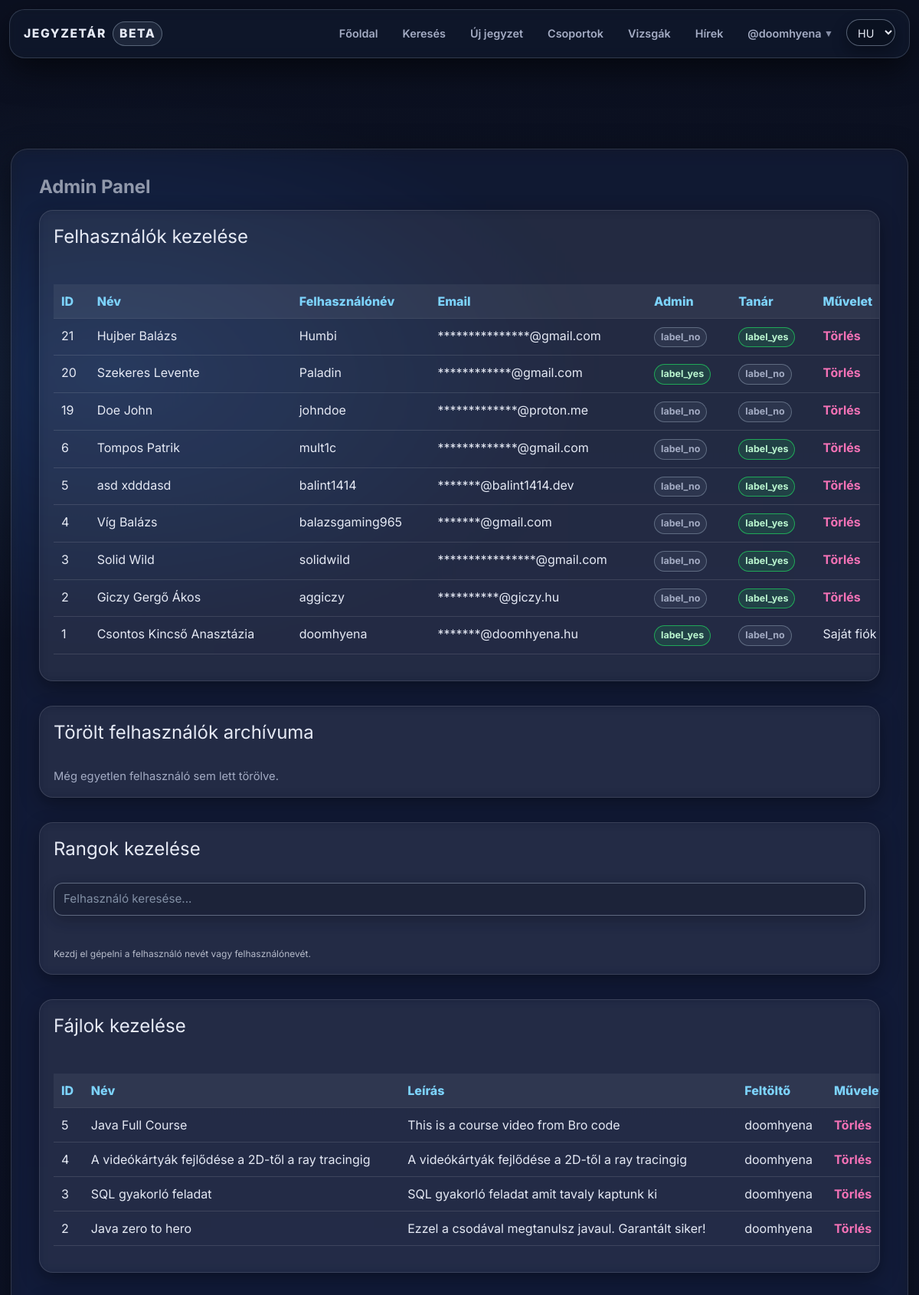
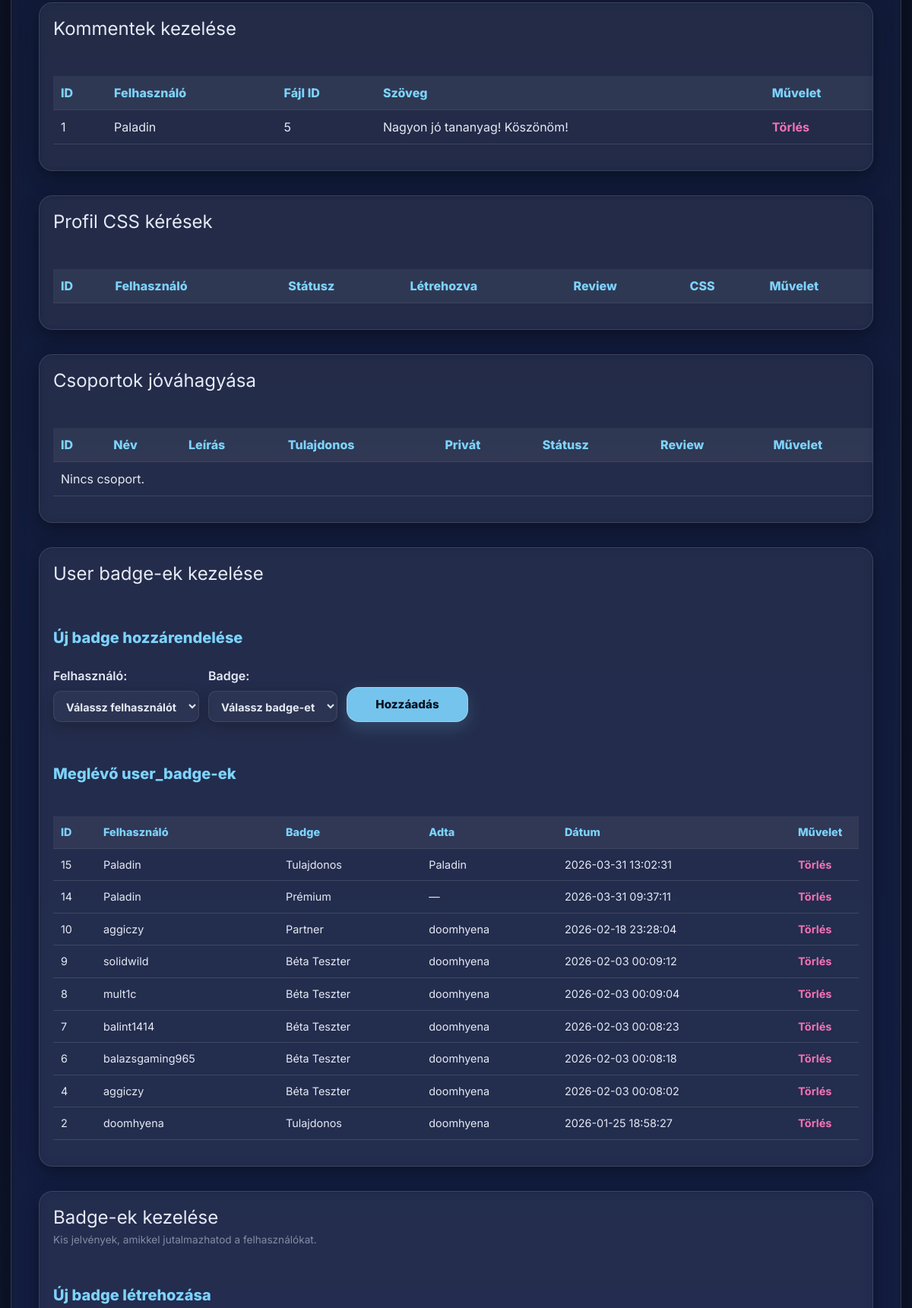
/admin_panel.php (signed in, upper part), run on the app's committed database (2 pictures, top to bottom).
### tables this page shows
CREATE TABLE `users` (
  `id` int(11) NOT NULL,
  `lastname` varchar(100) DEFAULT NULL,
  `firstname` varchar(100) DEFAULT NULL,
  `username` varchar(50) NOT NULL,
  `birthdate` date DEFAULT NULL,
  `gender` varchar(10) DEFAULT NULL,
  `email` varchar(50) NOT NULL,
  `profile_picture` varchar(255) DEFAULT NULL,
  `password` varchar(255) NOT NULL,
  `security_question` varchar(255) NOT NULL,
  `security_answer` varchar(255) NOT NULL,
  `admin` tinyint(1) NOT NULL,
  `teacher` tinyint(1) NOT NULL,
  `registration_date` datetime DEFAULT NULL,
  `language` varchar(5) NOT NULL DEFAULT 'hu',
  `oauth_provider` varchar(20) DEFAULT NULL,
  `oauth_sub` varchar(191) DEFAULT NULL,
  `email_verified` tinyint(1) NOT NULL DEFAULT 0,
  `bio` text DEFAULT NULL,
  `profile_theme` varchar(32) NOT NULL DEFAULT 'default',
  `twofa_enabled` tinyint(1) NOT NULL DEFAULT 0,
  `used_reg_code` varchar(64) DEFAULT NULL,
  `used_reg_code_at` datetime DEFAULT NULL,
  `show_fullname` tinyint(1) NOT NULL DEFAULT 1,
  `show_email` tinyint(1) NOT NULL DEFAULT 0,
  `show_birthdate` tinyint(1) NOT NULL DEFAULT 0
);

CREATE TABLE `files` (
  `id` int(11) NOT NULL,
  `uploaded_by` int(11) DEFAULT NULL,
  `name` varchar(255) NOT NULL,
  `file_name` varchar(255) NOT NULL,
  `description` text DEFAULT NULL,
  `file_path` varchar(255) NOT NULL,
  `tags` varchar(255) NOT NULL,
  `tn_name` varchar(255) DEFAULT NULL,
  `file_size` bigint(20) UNSIGNED DEFAULT NULL,
  `download_count` int(11) NOT NULL DEFAULT 0,
  `content_text` longtext DEFAULT NULL,
  `edu_stage` enum('hs','uni') DEFAULT NULL,
  `edu_level` tinyint(4) DEFAULT NULL,
  `external_url` varchar(255) NOT NULL,
  `content_type` enum('file','note','','') NOT NULL,
  `note_markdown` mediumtext NOT NULL,
  `note_excerpt` varchar(255) NOT NULL
);

CREATE TABLE `comments` (
  `id` int(11) NOT NULL,
  `userid` int(11) NOT NULL,
  `postid` int(11) NOT NULL,
  `text` varchar(1000) NOT NULL
);

CREATE TABLE `user_badges` (
  `id` int(11) NOT NULL,
  `user_id` int(11) NOT NULL,
  `badge_id` int(11) NOT NULL,
  `granted_by` int(11) DEFAULT NULL,
  `granted_at` datetime NOT NULL DEFAULT current_timestamp()
);

CREATE TABLE `badges` (
  `id` int(11) NOT NULL,
  `name` varchar(64) NOT NULL,
  `slug` varchar(64) NOT NULL,
  `description` varchar(255) DEFAULT NULL,
  `icon` varchar(16) DEFAULT NULL
);

### admin_panel.php (the view, shortened to what the rows shown need)
<?php
    require_once "assets/php/db.php";
    require_once "assets/php/lang.php";
    require_once "assets/php/functions.php";
    $userId = (int)auth_user_id();
    $result = db_query($conn, "SELECT * FROM users WHERE id = ? LIMIT 1", "i", [$userId]);
    $current_user = $result->fetch_assoc();
?>
<!DOCTYPE html>
<html lang="hu">
<head>
    <link rel="stylesheet" href="assets/css/styles.css">
    <script src="https://cdn.jsdelivr.net/npm/@tailwindcss/browser@4"></script>
</head>
<body class="no-ads admin-page">
<?php
    include 'assets/php/navbar.php';
    $users = $conn->query("SELECT * FROM users ORDER BY id DESC");
    $files = $conn->query("SELECT * FROM files ORDER BY id DESC");
    $comments = $conn->query("SELECT comments.*, users.username FROM comments LEFT JOIN users ON comments.userid=users.id ORDER BY comments.id DESC");
    $user_badges = $conn->query("SELECT ub.*, u.username, b.name AS badge_name FROM user_badges ub JOIN users u ON ub.user_id = u.id JOIN badges b ON ub.badge_id = b.id ORDER BY ub.id DESC");
?>
<div class="main w-full max-w-7xl mx-auto px-4 md:px-6 lg:px-8 py-6">
    <h1 class="text-2xl md:text-3xl lg:text-4xl mb-6"><?= t('admin_panel_title') ?></h1>
    <section class="card p-4 md:p-6 mb-6 overflow-x-auto">
        <h2 class="text-xl md:text-2xl mb-4"><?= t('admin_users_title') ?></h2>
        <table>
            <tr>
                <th><?= t('admin_user_id') ?></th><th><?= t('admin_user_name') ?></th><th><?= t('admin_user_username') ?></th><th><?= t('admin_user_email') ?></th><th><?= t('admin_user_admin') ?></th><th><?= t('admin_user_teacher') ?></th><th><?= t('admin_user_action') ?></th>
            </tr>
            <?php while($user = $users->fetch_assoc()) { ?>
                <tr>
                    <td><?= $user['id'] ?></td>
                    <td><?= htmlspecialchars($user['lastname'] . ' ' . $user['firstname']) ?></td>
                    <td><?= htmlspecialchars($user['username']) ?></td>
                    <td><?= htmlspecialchars(mask_email($user['email'])) ?></td>
                    <td>
                        <?php if ($user['admin'] == 1): ?>
                            <span class="badge badge-active"><?= t('label_yes') ?></span>
                        <?php else: ?>
                            <span class="badge badge-inactive"><?= t('label_no') ?></span>
                        <?php endif; ?>
                    </td>
                    <td>
                        <?php if ($user['teacher'] == 1): ?>
                            <span class="badge badge-active"><?= t('label_yes') ?></span>
                        <?php else: ?>
                            <span class="badge badge-inactive"><?= t('label_no') ?></span>
                        <?php endif; ?>
                    </td>
                    <td>
                        <?php if ($user['id'] != $current_user['id']) { ?>
                            <a href="?delete_type=user&delete_id=<?= $user['id'] ?>" onclick="return confirm('<?= t('admin_confirm_delete_user') ?>')"><?= t('btn_delete') ?></a>
                        <?php } else { ?>
                            <?= t('admin_user_own_account') ?>
                        <?php } ?>
                    </td>
                </tr>
            <?php } ?>
        </table>
    </section>
    <section class="card p-4 md:p-6 mb-6" id="deleted-users">
        <h2 class="text-xl md:text-2xl mb-4"><?= t('admin_deleted_users_title') ?></h2>
    </section>
	<section class="card p-4 md:p-6 mb-6">
		<h2 class="text-xl md:text-2xl mb-4"><?= t('admin_roles_title') ?></h2>
	</section>
    <section class="card p-4 md:p-6 mb-6 overflow-x-auto">
        <h2 class="text-xl md:text-2xl mb-4"><?= t('admin_files_title') ?></h2>
        <table>
            <tr>
                <th><?= t('admin_file_id') ?></th><th><?= t('admin_file_name') ?></th><th><?= t('admin_file_description') ?></th><th><?= t('admin_file_uploader') ?></th><th><?= t('admin_file_action') ?></th>
            </tr>
            <?php while($f = $files->fetch_assoc()) {
                $uploaderUsername = 'Ismeretlen';
                if (!empty($f['uploaded_by'])) {
                    $uid = (int)$f['uploaded_by'];
                    $uploaderRes = db_query($conn, "SELECT username FROM users WHERE id = ? LIMIT 1", "i", [$uid]);
                    $uploaderRow = $uploaderRes ? $uploaderRes->fetch_assoc() : null;
                    if ($uploaderRow && isset($uploaderRow['username'])) {
                        $uploaderUsername = $uploaderRow['username'];
                    }
                }
                ?>
                <tr>
                    <td><?= $f['id'] ?></td>
                    <td><?= htmlspecialchars($f['name']) ?></td>
                    <td><?= htmlspecialchars($f['description']) ?></td>
                    <td><?= htmlspecialchars($uploaderUsername) ?></td>
                    <td>
                        <a href="?delete_type=file&delete_id=<?= $f['id'] ?>" onclick="return confirm('<?= t('admin_confirm_delete_file') ?>')"><?= t('btn_delete') ?></a>
                    </td>
                </tr>
            <?php } ?>
        </table>
    </section>
    <section class="card p-4 md:p-6 mb-6 overflow-x-auto">
        <h2 class="text-xl md:text-2xl mb-4"><?= t('admin_comments_title') ?></h2>
        <table>
            <tr>
                <th><?= t('admin_comment_id') ?></th><th><?= t('admin_comment_user') ?></th><th><?= t('admin_comment_file_id') ?></th><th><?= t('admin_comment_text') ?></th><th><?= t('admin_comment_action') ?></th>
            </tr>
            <?php while($c = $comments->fetch_assoc()) { ?>
                <tr>
                    <td><?= $c['id'] ?></td>
                    <td><?= htmlspecialchars($c['username']) ?></td>
                    <td><?= $c['postid'] ?></td>
                    <td><?= htmlspecialchars($c['text']) ?></td>
                    <td>
                        <a href="?delete_type=comment&delete_id=<?= $c['id'] ?>" onclick="return confirm('<?= t('admin_confirm_delete_comment') ?>')"><?= t('btn_delete') ?></a>
                    </td>
                </tr>
            <?php } ?>
        </table>
    </section>
    <section class="card p-4 md:p-6 mb-6 overflow-x-auto">
        <h2 class="text-xl md:text-2xl mb-4"><?= t('admin_css_requests_title') ?></h2>
        <table>
            <tr>
                <th>ID</th>
                <th><?= t('admin_user_badges_user') ?></th>
                <th><?= t('admin_group_status') ?></th>
                <th><?= t('admin_invite_code_created') ?></th>
                <th>Review</th>
                <th>CSS</th>
                <th><?= t('admin_reports_action') ?></th>
            </tr>
        </table>
    </section>
	<section class="card p-4 md:p-6 mb-6 overflow-x-auto">
    <h2 class="text-xl md:text-2xl mb-4"><?= t('admin_groups_title') ?></h2>
    <table>
        <tr>
            <th>ID</th>
            <th><?= t('admin_group_name') ?></th>
            <th><?= t('admin_group_description') ?></th>
            <th><?= t('admin_group_owner') ?></th>
            <th><?= t('admin_group_private') ?></th>
            <th><?= t('admin_group_status') ?></th>
            <th>Review</th>
            <th><?= t('admin_reports_action') ?></th>
        </tr>
    </table>
	</section>
    <section class="card p-4 md:p-6 mb-6">
        <h2 class="text-xl md:text-2xl mb-4"><?= t('admin_user_badges_title') ?></h2>
        <div class="badge-table-wrap">
            <table class="badge-list-table">
                <tr>
                    <th>ID</th>
                    <th><?= t('admin_user_badges_user') ?></th>
                    <th><?= t('admin_user_badges_badge') ?></th>
                    <th><?= t('admin_user_badges_granted_by') ?></th>
                    <th><?= t('admin_reports_date') ?></th>
                    <th><?= t('admin_reports_action') ?></th>
                </tr>
                <?php while ($ub = $user_badges->fetch_assoc()) { ?>
                    <tr>
                        <td><?= $ub['id'] ?></td>
                        <td><?= htmlspecialchars($ub['username']) ?></td>
                        <td><?= htmlspecialchars($ub['badge_name']) ?></td>
                        <td>
                            <?php
                            if (!empty($ub['granted_by'])) {
                                $gbUsername = t('label_unknown_user');
                                $gbId = (int)$ub['granted_by'];
                                $gbRes = db_query(
                                    $conn,
                                    "SELECT username FROM users WHERE id = ? LIMIT 1",
                                    "i",
                                    [$gbId]
                                );
                                $gbRow = $gbRes ? $gbRes->fetch_assoc() : null;
                                if ($gbRow && isset($gbRow['username'])) {
                                    $gbUsername = $gbRow['username'];
                                }
                                echo htmlspecialchars($gbUsername);
                            } else {
                                echo '—';
                            }
                            ?>
                        </td>
                        <td><?= htmlspecialchars($ub['granted_at']) ?></td>
                        <td>
                            <a href="?delete_type=user_badge&delete_id=<?= $ub['id'] ?>"
                               onclick="return confirm('<?= t('admin_confirm_delete_user_badge') ?>')">
                                <?= t('btn_delete') ?>
                            </a>
                        </td>
                    </tr>
                <?php } ?>
            </table>
        </div>
    </section>
    <section class="card p-4 md:p-6 mb-6">
        <div class="badges-header mb-4">
            <div>
                <h2 class="text-xl md:text-2xl"><?= t('admin_badges_title') ?></h2>
            </div>
        </div>
    </section>
</div>
</body>
</html>

### assets/php/navbar.php (shortened to what the rows shown need)
<?php
	require_once "assets/php/premium.php";
    $isLoggedIn = auth_is_logged_in();
    $user = $isLoggedIn ? auth_user($conn) : null;
    $currentUsername = null;
    if ($user) {
        $isLoggedIn = true;
        $currentUsername = $user['username'];
    }
?>
<nav class="navbar">
    <div class="navbar-content">
        <ul class="nav-links">
            <?php if ($isLoggedIn && $currentUsername): ?>
                <li class="nav-item-has-dropdown">
                    <a href="#" class="nav-account-link">
                        <?= $isLoggedIn && $currentUsername ? '@'.htmlspecialchars($currentUsername) : t('nav_login') ?>
                        <span class="nav-account-chevron">▾</span>
                    </a>
                </li>
            <?php else: ?>
                <li><a href="reglog.php?mode=login"><?= t('nav_login') ?></a></li>
            <?php endif; ?>
        </ul>
    </div>
</nav>

### data on the page
users: username "doomhyena", id "1", lastname+firstname "Csontos Kincső Anasztázia", email "*******@doomhyena.hu"
users: id "21", lastname+firstname "Hujber Balázs", username "Humbi", email "***************@gmail.com"
users: id "20", lastname+firstname "Szekeres Levente", username "Paladin", email "************@gmail.com"
users: id "19", lastname+firstname "Doe John", username "johndoe", email "*************@proton.me"
users: id "6", lastname+firstname "Tompos Patrik", username "mult1c", email "*************@gmail.com"
users: id "5", lastname+firstname "asd xdddasd", username "balint1414", email "*******@balint1414.dev"
users: id "4", lastname+firstname "Víg Balázs", username "balazsgaming965", email "*******@gmail.com"
users: id "3", lastname+firstname "Solid Wild", username "solidwild", email "****************@gmail.com"
users: id "2", lastname+firstname "Giczy Gergő Ákos", username "aggiczy", email "**********@giczy.hu"
files: id "5", name "Java Full Course", description "This is a course video from Bro code", users.username "doomhyena"
files: id "4", name "A videókártyák fejlődése a 2D-től a ray tracingig", description "A videókártyák fejlődése a 2D-től a ray tracingig", users.username "doomhyena"
files: id "3", name "SQL gyakorló feladat", description "SQL gyakorló feladat amit tavaly kaptunk ki", users.username "doomhyena"
files: id "2", name "Java zero to hero", description "Ezzel a csodával megtanulsz javaul. Garantált siker!", users.username "doomhyena"
comments: id "1", userid.username "Paladin", postid "5", text "Nagyon jó tananyag! Köszönöm!"
user_badges: id "15", user.username "Paladin", badge.name "Tulajdonos", granted_at "2026-03-31 13:02:31"
user_badges: id "14", user.username "Paladin", badge.name "Prémium", granted_at "2026-03-31 09:37:11"
user_badges: id "10", user.username "aggiczy", badge.name "Partner", granted_by.username "doomhyena", granted_at "2026-02-18 23:28:04"
user_badges: id "9", user.username "solidwild", badge.name "Béta Teszter", granted_by.username "doomhyena", granted_at "2026-02-03 00:09:12"
user_badges: id "8", user.username "mult1c", badge.name "Béta Teszter", granted_by.username "doomhyena", granted_at "2026-02-03 00:09:04"
user_badges: id "7", user.username "balint1414", badge.name "Béta Teszter", granted_by.username "doomhyena", granted_at "2026-02-03 00:08:23"
user_badges: id "6", user.username "balazsgaming965", badge.name "Béta Teszter", granted_by.username "doomhyena", granted_at "2026-02-03 00:08:18"
user_badges: id "4", user.username "aggiczy", badge.name "Béta Teszter", granted_by.username "doomhyena", granted_at "2026-02-03 00:08:02"
user_badges: id "2", user.username "doomhyena", badge.name "Tulajdonos", granted_at "2026-01-25 18:58:27"

### other printed values
t('nav_home') "Főoldal"
t('nav_search') "Keresés"
t('nav_upload') "Új jegyzet"
t('nav_groups') "Csoportok"
t('nav_exams') "Vizsgák"
t('admin_panel_title') "Admin Panel"
t('admin_users_title') "Felhasználók kezelése"
t('admin_user_id') "ID"
t('admin_user_name') "Név"
t('admin_user_username') "Felhasználónév"
t('admin_user_email') "Email"
t('admin_user_admin') "Admin"
t('admin_user_teacher') "Tanár"
t('admin_user_action') "Művelet"
t('admin_deleted_users_title') "Törölt felhasználók archívuma"
